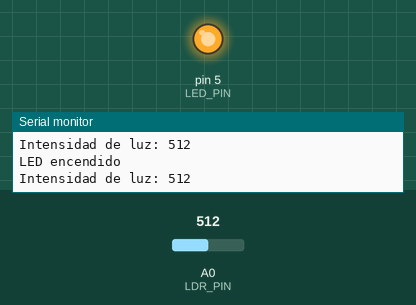
This sketch was run on a simulated Arduino Uno, built with avr-gcc and run on an emulated ATmega328P. Parts: output pins drawn as LEDs (lit = HIGH), the last lines printed to the serial monitor. Inputs (shaded band) come from the test bench; at power-on: A0 (LDR_PIN) = 512.

Above: at 1.8 s.
1.9 s: A0 (LDR_PIN) set to 491
At 3.2 s:
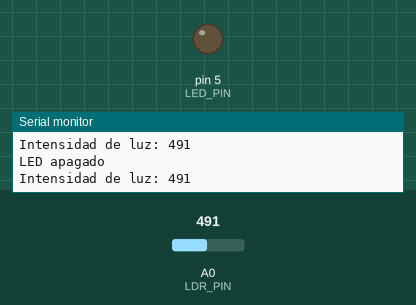
3.5 s: A0 (LDR_PIN) set to 510
At 4.9 s:
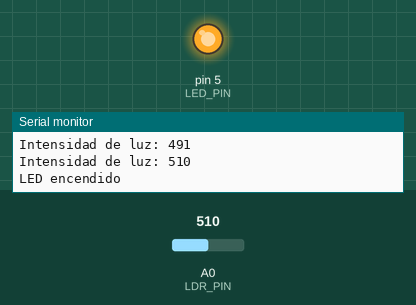
5.5 s: A0 (LDR_PIN) set to 490
At 6.5 s:
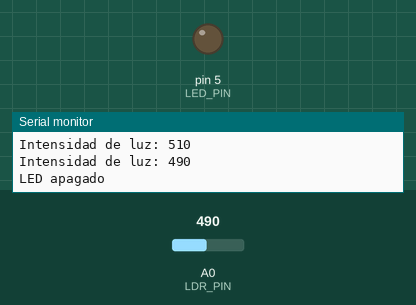
Timing chart, 0 to 8.5 s (numbered marks = the images above; inputs shaded):
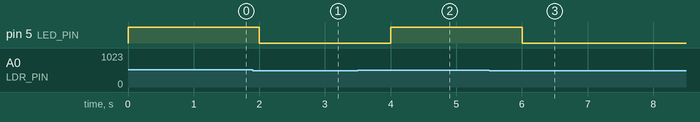

Measured:
- the behaviour switches between 501 and 500 on A0 (LDR_PIN) (found by bisection; images 0 and 1)
- after the input at 1.9 s, pin 5 (LED_PIN): HIGH → LOW after 0.10 s
- after the input at 3.5 s, pin 5 (LED_PIN): LOW → HIGH after 0.50 s
- after the input at 5.5 s, pin 5 (LED_PIN): HIGH → LOW after 0.50 s

The sketch:

Conversor_Analogico_Digital.ino
```cpp
const int LDR_PIN = A0; // Pin de la fotorresistencia
const int LED_PIN = 5; // Pin del LED
const int THRESHOLD = 500; // Umbral de intensidad de luz

class LDR {
  public:
    LDR(int pin) {
      _pin = pin;
      pinMode(_pin, INPUT);
    }

    int getIntensity() {
      return analogRead(_pin);
    }

    void checkIntensity() {
      int intensity = getIntensity();

      Serial.print("Intensidad de luz: ");
      Serial.println(intensity);

      if (intensity > THRESHOLD && !_ledOn) {
        digitalWrite(LED_PIN, HIGH);
        _ledOn = true;
        Serial.println("LED encendido");
      } else if (intensity <= THRESHOLD && _ledOn) {
        digitalWrite(LED_PIN, LOW);
        _ledOn = false;
        Serial.println("LED apagado");
      }
    }

  private:
    int _pin;
    bool _ledOn = false;
};

LDR ldr(LDR_PIN);

void setup() {
  Serial.begin(9600);
  pinMode(LED_PIN, OUTPUT);
}

void loop() {
  ldr.checkIntensity();
  delay(1000);
}
```
